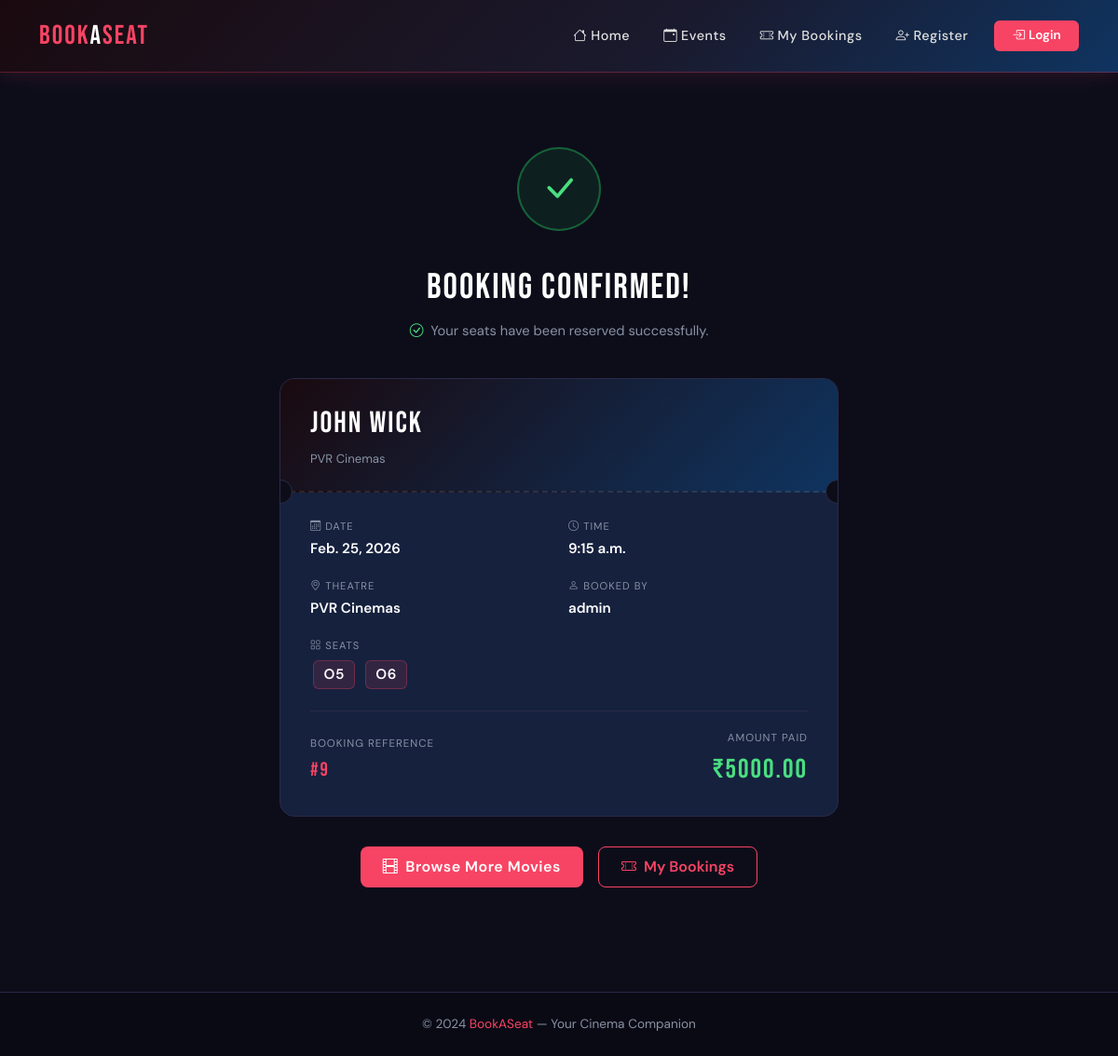
The page /payment/success/9/ on the database its author committed.
### payments/models.py (models this page shows, shortened)
class Payment(models.Model):
    booking = models.OneToOneField(
        Booking,
        on_delete=models.CASCADE,
        related_name="payment"
    )
    status = models.CharField(max_length=50, default="created")
    amount = models.DecimalField(max_digits=10, decimal_places=2, default=0)  # ← add this
    created_at = models.DateTimeField(auto_now_add=True)

### bookings/models.py (models this page shows, shortened)
class Booking(models.Model):
    STATUS_CHOICES = [
        ('PENDING', 'Pending'),
        ('CONFIRMED', 'Confirmed'),
        ('CANCELLED', 'Cancelled'),
    ]
    user = models.ForeignKey(
        settings.AUTH_USER_MODEL,
        on_delete=models.CASCADE,
        related_name='bookings'
    )
    show = models.ForeignKey(
        'movies.Show',
        on_delete=models.CASCADE,
        related_name='bookings'
    )
    seats = models.ManyToManyField('Seat', related_name='seat_bookings')
    status = models.CharField(max_length=10, choices=STATUS_CHOICES, default='PENDING')
    created_at = models.DateTimeField(auto_now_add=True)

class Seat(models.Model):
    show = models.ForeignKey(
        'movies.Show',
        on_delete=models.CASCADE,
        related_name='seats'
    )
    seat_number = models.CharField(max_length=5)
    row = models.CharField(max_length=1)
    class Meta:
        unique_together = ('show', 'row', 'seat_number')

### movies/models.py (models this page shows, shortened)
class Show(models.Model):
    movie = models.ForeignKey(Movie, on_delete=models.CASCADE, related_name='shows')
    theatre = models.ForeignKey(Theatre, on_delete=models.CASCADE, related_name='shows')
    show_date = models.DateField()
    show_time = models.TimeField()
    price = models.DecimalField(max_digits=8,decimal_places=2)
    total_seats = models.PositiveIntegerField()
    available_seats = models.PositiveIntegerField()
    created_at = models.DateTimeField(auto_now_add=True)

class Movie(models.Model):
    title = models.CharField(max_length=255)
    description = models.TextField()
    duration = models.PositiveIntegerField(help_text="Duration in minutes")
    language = models.CharField(max_length=50)
    release_date = models.DateField()
    poster = models.ImageField(upload_to='movies/posters/')
    is_active = models.BooleanField(default=True)

class Theatre(models.Model):
    name = models.CharField(max_length=255)
    city = models.CharField(max_length=100)
    address = models.TextField()
    total_screens = models.PositiveIntegerField(default=1)

### payments/views.py (the view)
# urls.py: path('success/<int:booking_id>/', views.payment_success, name='payment_success'),
def payment_success(request, booking_id):
    booking = get_object_or_404(Booking, id=booking_id)
    total = booking.seats.count() * booking.show.price
    payment, _ = Payment.objects.get_or_create(
    booking=booking,
    defaults={
        'status': 'SUCCESS',
        'amount': total,
    }
)
    return render(request, 'payments/success.html', {
        'payment': payment,
        'booking': booking,
    })

### payments/templates/payments/success.html (shortened to what this page needs)
{% extends 'base.html' %}
{% block content %}
<div class="success-wrapper">
  <div class="success-icon-wrap">
    <div class="success-checkmark">
      <i class="bi bi-check-lg"></i>
    </div>
  </div>
  <div class="success-title">BOOKING CONFIRMED!</div>
  <p class="success-subtitle">
    <i class="bi bi-check-circle me-1" style="color:#4ade80;"></i>
    Your seats have been reserved successfully.
  </p>
  <div class="ticket-card">
    <div class="ticket-top">
      <div class="ticket-movie-title">{{ payment.booking.show.movie.title }}</div>
      <div style="color:var(--bms-muted); font-size:0.82rem;">
        {{ payment.booking.show.theatre.name }}
      </div>
    </div>
    <div class="ticket-bottom">
      <div class="ticket-detail-grid">
        <div class="ticket-detail-item">
          <label><i class="bi bi-calendar3 me-1"></i>Date</label>
          <span>{{ payment.booking.show.show_date }}</span>
        </div>
        <div class="ticket-detail-item">
          <label><i class="bi bi-clock me-1"></i>Time</label>
          <span>{{ payment.booking.show.show_time }}</span>
        </div>
        <div class="ticket-detail-item">
          <label><i class="bi bi-geo-alt me-1"></i>Theatre</label>
          <span>{{ payment.booking.show.theatre.name }}</span>
        </div>
        <div class="ticket-detail-item">
          <label><i class="bi bi-person me-1"></i>Booked By</label>
          <span>{{ payment.booking.user.username }}</span>
        </div>
        {% if payment.booking.seats.all %}
          <div class="ticket-detail-item ticket-seats">
            <label><i class="bi bi-grid me-1"></i>Seats</label>
            <div class="mt-1">
              {% for seat in payment.booking.seats.all %}
                <span class="seat-tag">{{ seat.row }}{{ seat.seat_number }}</span>
              {% endfor %}
            </div>
          </div>
        {% endif %}
      </div>
      <div class="booking-id-section">
        <div>
          <div class="booking-id-label">Booking Reference</div>
          <div class="booking-id-value">#{{ payment.booking.id }}</div>
        </div>
        <div class="total-amount">
          <label>Amount Paid</label>
          <div class="amount">₹{{ payment.amount }}</div>
        </div>
      </div>
    </div>
  </div>
  <div class="action-buttons">
    <a href="{% url 'movie_list' %}" class="btn btn-bms-primary px-4">
      <i class="bi bi-film me-2"></i>Browse More Movies
    </a>
    <a href="{% url 'my_bookings' %}" class="btn btn-bms-outline px-4">
      <i class="bi bi-ticket-perforated me-2"></i>My Bookings
    </a>
  </div>
</div>
{% endblock %}

### templates/base.html (style rules this page uses)
:root { --bms-red: #f84464; --bms-dark: #1a1a2e; --bms-card-bg: #16213e; --bms-accent: #0f3460; --bms-text: #e0e0e0; --bms-muted: #8892a4; --bms-border: #2a2a4a; }
* { box-sizing: border-box; }
body { background-color: #0d0d1a; color: var(--bms-text); font-family: 'DM Sans', sans-serif; min-height: 100vh; }
.btn-bms-primary { display: inline-flex; align-items: center; width: fit-content; background: var(--bms-red); color: #fff; border: none; font-weight: 600; letter-spacing: 0.5px; border-radius: 8px; padding: 0.55rem 1.5rem; transition: all 0.2s ease; text-decoration: none; }
.btn-bms-outline { display: inline-flex; align-items: center; width: fit-content; background: transparent; color: var(--bms-red); border: 1.5px solid var(--bms-red); font-weight: 600; border-radius: 8px; padding: 0.55rem 1.5rem; transition: all 0.2s ease; text-decoration: none; }

### payments/templates/payments/success.html (style rules this page uses)
.success-wrapper { max-width: 600px; margin: 2rem auto; }
.success-icon-wrap { text-align: center; margin-bottom: 2rem; }
.success-checkmark { width: 90px; height: 90px; border-radius: 50%; background: rgba(34,197,94,0.1); border: 2px solid rgba(34,197,94,0.4); display: inline-flex; align-items: center; justify-content: center; font-size: 2.5rem; color: #4ade80; animation: popIn 0.5s cubic-bezier(0.175, 0.885, 0.32, 1.275) both; }
.success-title { font-family: 'Bebas Neue', sans-serif; font-size: 2.4rem; letter-spacing: 2px; color: #fff; text-align: center; margin: 1rem 0 0.4rem; }
.success-subtitle { text-align: center; color: var(--bms-muted); font-size: 0.92rem; margin-bottom: 2.5rem; }
.ticket-card { background: var(--bms-card-bg); border: 1px solid var(--bms-border); border-radius: 16px; overflow: hidden; position: relative; }
.ticket-top { background: linear-gradient(135deg, #1a0a0f 0%, #0f3460 100%); padding: 1.5rem 2rem; border-bottom: 2px dashed rgba(255,255,255,0.1); position: relative; }
.ticket-top::before, .ticket-top::after { content: ''; position: absolute; bottom: -14px; width: 26px; height: 26px; background: #0d0d1a; border-radius: 50%; border: 1px solid var(--bms-border); }
.ticket-top::before { left: -13px; }
.ticket-top::after { right: -13px; }
.ticket-movie-title { font-family: 'Bebas Neue', sans-serif; font-size: 2rem; letter-spacing: 2px; color: #fff; margin-bottom: 0.25rem; }
.ticket-bottom { padding: 1.75rem 2rem; }
.ticket-detail-grid { display: grid; grid-template-columns: 1fr 1fr; gap: 1.25rem; }
.ticket-detail-item label { font-size: 0.7rem; text-transform: uppercase; letter-spacing: 1px; color: var(--bms-muted); display: block; margin-bottom: 0.2rem; }
.ticket-detail-item span { font-size: 0.95rem; font-weight: 600; color: #fff; }
.ticket-seats { grid-column: 1 / -1; }
.seat-tag { display: inline-block; background: rgba(248,68,100,0.12); border: 1px solid rgba(248,68,100,0.3); color: var(--bms-red); border-radius: 6px; padding: 0.2rem 0.65rem; font-size: 0.78rem; font-weight: 700; margin: 0.2rem; letter-spacing: 0.5px; }
.booking-id-section { border-top: 1px solid var(--bms-border); padding-top: 1.25rem; margin-top: 1.25rem; display: flex; align-items: center; justify-content: space-between; }
.booking-id-label { font-size: 0.72rem; text-transform: uppercase; letter-spacing: 1px; color: var(--bms-muted); margin-bottom: 0.2rem; }
.booking-id-value { font-family: 'Bebas Neue', sans-serif; font-size: 1.3rem; letter-spacing: 2px; color: var(--bms-red); }
.total-amount { text-align: right; }
.total-amount label { font-size: 0.72rem; text-transform: uppercase; letter-spacing: 1px; color: var(--bms-muted); display: block; margin-bottom: 0.2rem; }
.total-amount .amount { font-family: 'Bebas Neue', sans-serif; font-size: 1.8rem; letter-spacing: 2px; color: #4ade80; }
.action-buttons { display: flex; gap: 1rem; justify-content: center; margin-top: 2rem; flex-wrap: wrap; }

### rows shown on the page
Payment: booking.show.movie "John Wick", booking.show.theatre.name "PVR Cinemas", booking.show.show_date "Feb. 25, 2026", booking.show.show_time "9:15 a.m.", booking.user.username "admin", booking.id "9", amount "5000.00"
Seat: row "O", seat_number "5"
Seat: row "O", seat_number "6"
